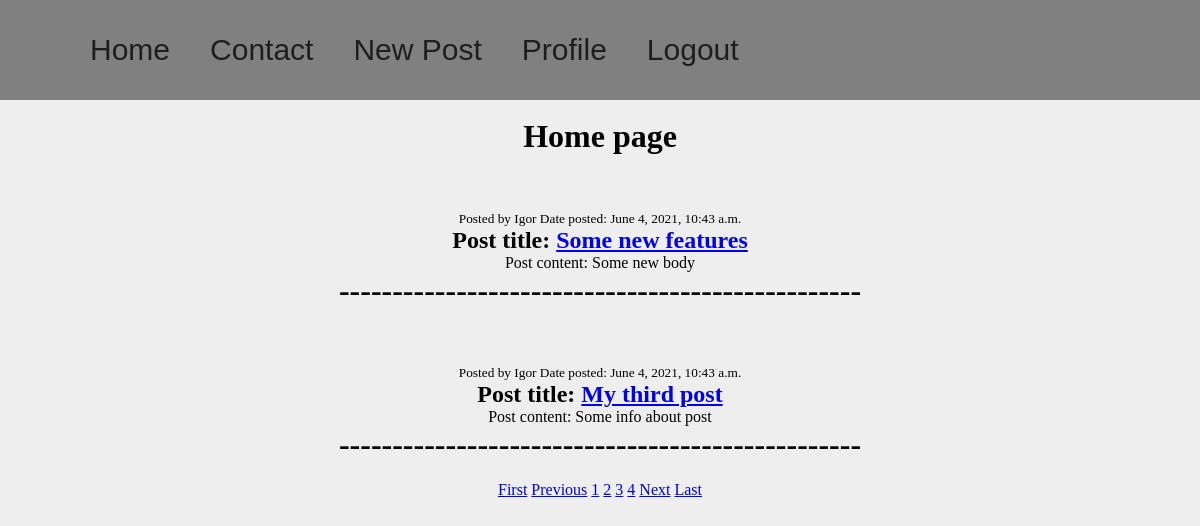
Page /?page=3 (signed in) on the committed database.
### posts/models.py (models this page shows, shortened)
class Post(models.Model):
    author = models.ForeignKey(get_user_model(), on_delete=models.CASCADE)
    title = models.CharField(max_length=150, blank=True)
    body = models.TextField()
    date_created = models.DateTimeField(auto_now=True)

### users/models.py (models this page shows)
class CustomUser(AbstractUser):
    age = models.PositiveIntegerField(null=True, blank=True)

### posts/views.py (the view)
# urls.py: path('', PostListView.as_view(), name='home'),
class PostListView(ListView):
    model = Post
    ordering = ['-date_created']
    paginate_by = 2

### posts/templates/posts/post_list.html
{% extends 'posts/base.html' %}
{% block content %}
    <br>
    <center>
        <h1>Home page</h1>
        <br>
    </center>
    {% for post in object_list %}
        <center>
        <br><br>
        <small>Posted by {{ post.author }}  Date posted: {{ post.date_created }}</small>
        <h2>Post title: <a href="{% url 'posts:detail' post.id %}">{{ post.title }}</a></h2>
        <p>Post content: {{ post.body }}</p>
        <h1>-------------------------------------------------</h1>
        <br>
        </center>
    <center>
    {% endfor %}
    {% if is_paginated %}
        {% if page_obj.has_previous %}
            <a href="?page=1">First</a>
            <a href="?page={{ page_obj.previous_page_number }}">Previous</a>
        {% endif %}
        {% for num in page_obj.paginator.page_range %}
            {% if page_obj.number == num %}
                <a href="?page={{ num }}">{{ num }}</a>
            {% elif num > page_obj.number|add:'-3' and num < page_obj.number|add:'3' %}
                <a href="?page={{ num }}">{{ num }}</a>
            {% endif %}
        {% endfor %}
        {% if page_obj.has_next %}
            <a href="?page={{ page_obj.next_page_number }}">Next</a>
            <a href="?page={{ page_obj.paginator.num_pages }}">Last</a>
        {% endif %}
    {% endif %}
    </center>
{% endblock content %}

### posts/static/posts/style.css (style rules this page uses)
* { margin: 0; padding: 0; }
body { background-color: #eee; }

### rows in the picture
Post: author "Igor", date_created "June 4, 2021, 10:43 a.m.", title "Some new features", body "Some new body"
Post: author "Igor", date_created "June 4, 2021, 10:43 a.m.", title "My third post", body "Some info about post"

### other values in the picture
{{ num }} "1" "2" "4"
{{ num }} "3"
